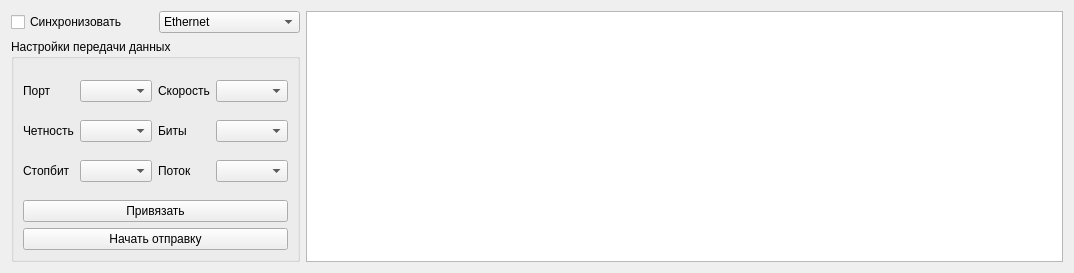
<?xml version="1.0" encoding="UTF-8"?>
<ui version="4.0">
 <class>SendWidget</class>
 <widget class="QWidget" name="SendWidget">
  <property name="geometry">
   <rect>
    <x>0</x>
    <y>0</y>
    <width>1074</width>
    <height>273</height>
   </rect>
  </property>
  <property name="windowTitle">
   <string>SendWidget</string>
  </property>
  <layout class="QGridLayout" name="gridLayout_2" columnstretch="1,4">
   <item row="0" column="0">
    <layout class="QGridLayout" name="gridLayout_5">
     <item row="0" column="0">
      <widget class="QCheckBox" name="checkBox_sync">
       <property name="text">
        <string>Синхронизовать</string>
       </property>
      </widget>
     </item>
     <item row="0" column="1">
      <widget class="QComboBox" name="comboBox_typeSend">
       <item>
        <property name="text">
         <string>Ethernet</string>
        </property>
       </item>
       <item>
        <property name="text">
         <string>ComPort</string>
        </property>
       </item>
      </widget>
     </item>
     <item row="1" column="0" colspan="2">
      <widget class="QGroupBox" name="groupBox">
       <property name="title">
        <string>Настройки передачи данных</string>
       </property>
       <layout class="QGridLayout" name="gridLayout">
        <item row="1" column="0">
         <widget class="QPushButton" name="pushButtonBind">
          <property name="enabled">
           <bool>true</bool>
          </property>
          <property name="text">
           <string>Привязать</string>
          </property>
          <property name="checkable">
           <bool>false</bool>
          </property>
         </widget>
        </item>
        <item row="0" column="0">
         <widget class="QStackedWidget" name="stackedWidget">
          <property name="autoFillBackground">
           <bool>false</bool>
          </property>
          <property name="currentIndex">
           <number>1</number>
          </property>
          <widget class="QWidget" name="page">
           <property name="autoFillBackground">
            <bool>false</bool>
           </property>
           <layout class="QGridLayout" name="gridLayout_3">
            <property name="leftMargin">
             <number>0</number>
            </property>
            <property name="topMargin">
             <number>0</number>
            </property>
            <property name="rightMargin">
             <number>0</number>
            </property>
            <property name="bottomMargin">
             <number>0</number>
            </property>
            <property name="spacing">
             <number>6</number>
            </property>
            <item row="0" column="0">
             <layout class="QFormLayout" name="formLayout">
              <property name="horizontalSpacing">
               <number>6</number>
              </property>
              <item row="0" column="0">
               <widget class="QLabel" name="label">
                <property name="text">
                 <string>IP:</string>
                </property>
               </widget>
              </item>
              <item row="0" column="1">
               <widget class="QLineEdit" name="lineEdit_IP">
                <property name="sizePolicy">
                 <sizepolicy hsizetype="Expanding" vsizetype="Preferred">
                  <horstretch>0</horstretch>
                  <verstretch>0</verstretch>
                 </sizepolicy>
                </property>
               </widget>
              </item>
              <item row="1" column="0">
               <widget class="QLabel" name="label_2">
                <property name="text">
                 <string>Port:</string>
                </property>
               </widget>
              </item>
              <item row="1" column="1">
               <widget class="QLineEdit" name="lineEdit_Port">
                <property name="sizePolicy">
                 <sizepolicy hsizetype="Expanding" vsizetype="Preferred">
                  <horstretch>0</horstretch>
                  <verstretch>0</verstretch>
                 </sizepolicy>
                </property>
               </widget>
              </item>
             </layout>
            </item>
           </layout>
          </widget>
          <widget class="QWidget" name="page_2">
           <property name="autoFillBackground">
            <bool>false</bool>
           </property>
           <layout class="QGridLayout" name="gridLayout_4">
            <property name="leftMargin">
             <number>0</number>
            </property>
            <property name="topMargin">
             <number>0</number>
            </property>
            <property name="rightMargin">
             <number>0</number>
            </property>
            <property name="bottomMargin">
             <number>0</number>
            </property>
            <item row="3" column="1">
             <widget class="QComboBox" name="comboBox_ComStopBit"/>
            </item>
            <item row="0" column="2">
             <widget class="QLabel" name="label_4">
              <property name="sizePolicy">
               <sizepolicy hsizetype="Maximum" vsizetype="Preferred">
                <horstretch>0</horstretch>
                <verstretch>0</verstretch>
               </sizepolicy>
              </property>
              <property name="text">
               <string>Скорость</string>
              </property>
             </widget>
            </item>
            <item row="0" column="0">
             <widget class="QLabel" name="label_3">
              <property name="sizePolicy">
               <sizepolicy hsizetype="Maximum" vsizetype="Preferred">
                <horstretch>0</horstretch>
                <verstretch>0</verstretch>
               </sizepolicy>
              </property>
              <property name="text">
               <string>Порт</string>
              </property>
             </widget>
            </item>
            <item row="0" column="3">
             <widget class="QComboBox" name="comboBox_ComSpeed"/>
            </item>
            <item row="1" column="3">
             <widget class="QComboBox" name="comboBox_ComDataBits"/>
            </item>
            <item row="1" column="1">
             <widget class="QComboBox" name="comboBox_ComParity"/>
            </item>
            <item row="0" column="1">
             <widget class="QComboBox" name="comboBox_ComPort"/>
            </item>
            <item row="3" column="3">
             <widget class="QComboBox" name="comboBox_ComFlowControl"/>
            </item>
            <item row="1" column="0">
             <widget class="QLabel" name="label_5">
              <property name="sizePolicy">
               <sizepolicy hsizetype="Maximum" vsizetype="Preferred">
                <horstretch>0</horstretch>
                <verstretch>0</verstretch>
               </sizepolicy>
              </property>
              <property name="text">
               <string>Четность</string>
              </property>
             </widget>
            </item>
            <item row="3" column="0">
             <widget class="QLabel" name="label_6">
              <property name="sizePolicy">
               <sizepolicy hsizetype="Maximum" vsizetype="Preferred">
                <horstretch>0</horstretch>
                <verstretch>0</verstretch>
               </sizepolicy>
              </property>
              <property name="text">
               <string>Стопбит</string>
              </property>
             </widget>
            </item>
            <item row="1" column="2">
             <widget class="QLabel" name="label_7">
              <property name="text">
               <string>Биты</string>
              </property>
             </widget>
            </item>
            <item row="3" column="2">
             <widget class="QLabel" name="label_8">
              <property name="text">
               <string>Поток</string>
              </property>
             </widget>
            </item>
           </layout>
          </widget>
         </widget>
        </item>
        <item row="2" column="0">
         <widget class="QPushButton" name="pushButtonOnOff">
          <property name="text">
           <string>Начать отправку</string>
          </property>
          <property name="checkable">
           <bool>true</bool>
          </property>
         </widget>
        </item>
       </layout>
      </widget>
     </item>
    </layout>
   </item>
   <item row="0" column="1">
    <widget class="QTextEdit" name="textEdit">
     <property name="readOnly">
      <bool>true</bool>
     </property>
    </widget>
   </item>
  </layout>
 </widget>
 <resources/>
 <connections/>
</ui>
